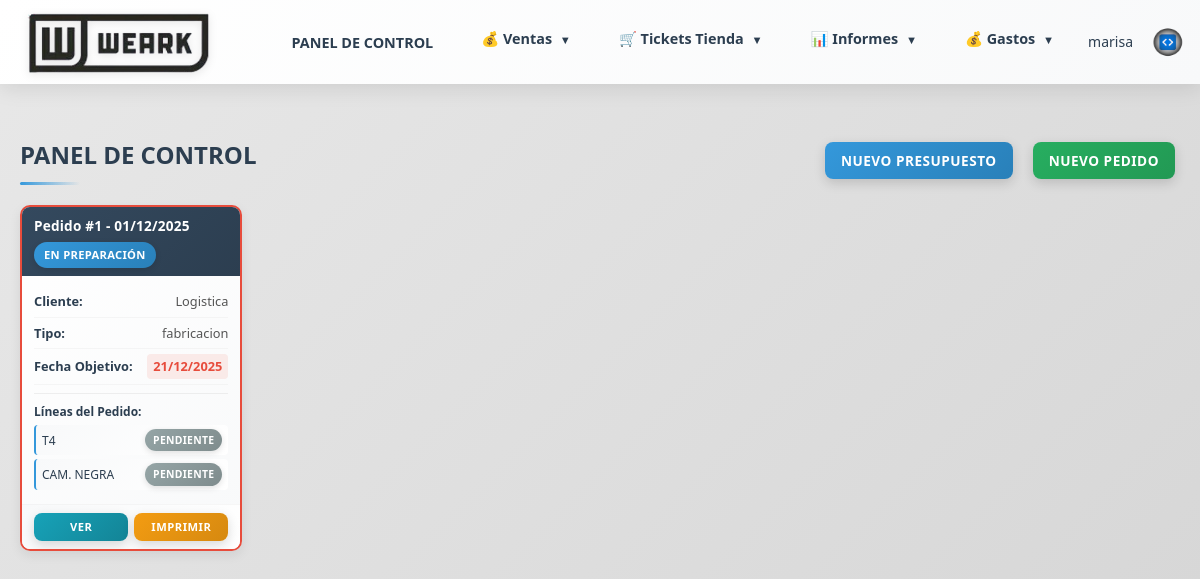
Before: / (signed in) with the older database file.
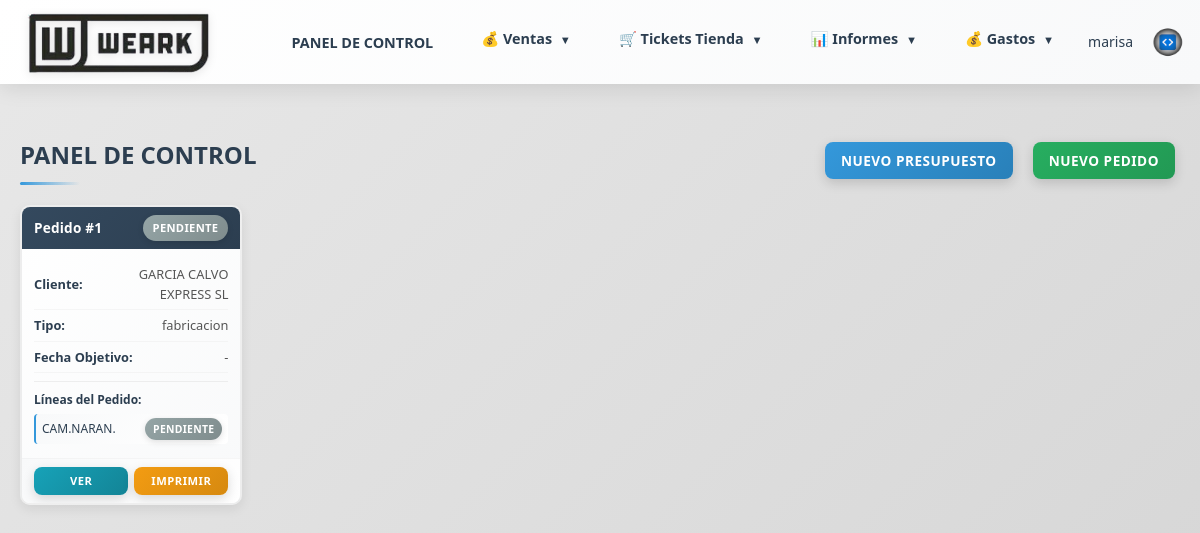
After: the same page with the newer database file.
### models.py (models this page shows, shortened)
class Usuario(db.Model, UserMixin):
    __tablename__ = 'usuarios'
    id = db.Column(db.Integer, primary_key=True)
    usuario = db.Column(db.String(80), nullable=False, unique=True)
    password_hash = db.Column(db.String(255), nullable=False)
    correo = db.Column(db.String(100), nullable=False)
    telefono = db.Column(db.String(50))
    rol = db.Column(db.String(50), nullable=False)  # comercial, administracion, supervisor, usuario
    fecha_creacion = db.Column(db.DateTime, default=datetime.utcnow)
    ultimo_acceso = db.Column(db.DateTime)
    activo = db.Column(db.Boolean, default=True, nullable=False)
    def is_supervisor(self):
        return self.rol == 'supervisor'

class Pedido(db.Model):
    __tablename__ = 'pedidos'
    id = db.Column(db.Integer, primary_key=True)
    comercial_id = db.Column(db.Integer, db.ForeignKey('comerciales.id'), nullable=False)
    cliente_id = db.Column(db.Integer, db.ForeignKey('clientes.id'), nullable=False)
    presupuesto_id = db.Column(db.Integer, db.ForeignKey('presupuestos.id'), nullable=True)  # Presupuesto del que proviene este pedido
    tipo_pedido = db.Column(db.String(50), nullable=False)  # fabricacion, no fabricacion, cliente web
    estado = db.Column(db.String(50), nullable=False, default='Pendiente')  # Pendiente, Diseño, En preparación, Todo listo, Enviado, Entregado al cliente
    forma_pago = db.Column(db.Text)
    seguimiento = db.Column(db.Text)
    imagen_diseno = db.Column(db.String(255))
    imagen_portada = db.Column(db.String(255))  # Imagen de portada (primera página)
    imagen_adicional_1 = db.Column(db.String(255))  # Imagen adicional 1 (segunda página)
    descripcion_imagen_1 = db.Column(db.Text)  # Descripción de imagen adicional 1
    imagen_adicional_2 = db.Column(db.String(255))  # Imagen adicional 2 (segunda página)
    descripcion_imagen_2 = db.Column(db.Text)  # Descripción de imagen adicional 2
    imagen_adicional_3 = db.Column(db.String(255))  # Imagen adicional 3 (segunda página)
    descripcion_imagen_3 = db.Column(db.Text)  # Descripción de imagen adicional 3
    imagen_adicional_4 = db.Column(db.String(255))  # Imagen adicional 4 (segunda página)
    descripcion_imagen_4 = db.Column(db.Text)  # Descripción de imagen adicional 4
    imagen_adicional_5 = db.Column(db.String(255))  # Imagen adicional 5 (segunda página)
    descripcion_imagen_5 = db.Column(db.Text)  # Descripción de imagen adicional 5
    fecha_aceptacion = db.Column(db.Date)
    fecha_objetivo = db.Column(db.Date)  # Fecha objetivo de entrega (calculada automáticamente: 20 días desde aceptación)
    fecha_entrega_trabajo = db.Column(db.Date)
    fecha_envio_taller = db.Column(db.Date)
    fecha_entrega_bordados = db.Column(db.Date)
    fecha_entrega_cliente = db.Column(db.Date)
    fecha_pendiente = db.Column(db.Date)  # Fecha cuando se marcó como Pendiente (usa fecha_creacion si no existe)
    fecha_diseno = db.Column(db.Date)  # Fecha cuando se marcó como Diseño
    fecha_todo_listo = db.Column(db.Date)  # Fecha cuando se marcó como Todo listo
    fecha_enviado = db.Column(db.Date)  # Fecha cuando se marcó como Enviado
    fecha_creacion = db.Column(db.DateTime, default=datetime.utcnow)
    lineas = db.relationship('LineaPedido', backref='pedido', lazy=True, cascade='all, delete-orphan')
    presupuesto = db.relationship('Presupuesto', backref='pedidos', lazy=True)

class Cliente(db.Model, UserMixin):
    __tablename__ = 'clientes'
    id = db.Column(db.Integer, primary_key=True)
    nombre = db.Column(db.String(200), nullable=False)
    alias = db.Column(db.String(200))  # Alias o nombre alternativo
    nif = db.Column(db.String(20))  # NIF/CIF del cliente
    direccion = db.Column(db.Text)
    poblacion = db.Column(db.String(100))  # Población
    provincia = db.Column(db.String(100))  # Provincia
    codigo_postal = db.Column(db.String(10))  # Código Postal
    pais = db.Column(db.String(100), default='España')  # País
    telefono = db.Column(db.String(50))  # Teléfono fijo
    movil = db.Column(db.String(50))  # Teléfono móvil
    email = db.Column(db.String(100))
    categoria = db.Column(db.String(50))  # Categoría: hosteleria, clinica, colegio, emerita, carnaval, transporte, varios
    personas_contacto = db.Column(db.Text)  # Personas de contacto
    anotaciones = db.Column(db.Text)  # Anotaciones adicionales
    usuario_web = db.Column(db.String(80), unique=True, nullable=True)  # Usuario para acceso web
    password_hash = db.Column(db.String(255), nullable=True)  # Contraseña hash
    fecha_creacion = db.Column(db.DateTime, default=datetime.utcnow)
    fecha_alta = db.Column(db.Date)  # Fecha de alta del cliente
    ultimo_acceso = db.Column(db.DateTime)
    comercial_id = db.Column(db.Integer, db.ForeignKey('comerciales.id'), nullable=True)
    comercial = db.relationship('Comercial', backref='clientes_asignados', lazy=True)
    pedidos = db.relationship('Pedido', backref='cliente', lazy=True)
    presupuestos = db.relationship('Presupuesto', backref='cliente', lazy=True)

class LineaPedido(db.Model):
    __tablename__ = 'lineas_pedido'
    id = db.Column(db.Integer, primary_key=True)
    pedido_id = db.Column(db.Integer, db.ForeignKey('pedidos.id'), nullable=False)
    prenda_id = db.Column(db.Integer, db.ForeignKey('prendas.id'), nullable=False)
    nombre = db.Column(db.String(200), nullable=False)  # Mantenido para compatibilidad, no se usa en la UI
    cargo = db.Column(db.String(100))  # Mantenido para compatibilidad, no se usa en la UI
    nombre_mostrar = db.Column(db.String(200), nullable=True)  # Nombre para mostrar al cliente
    cantidad = db.Column(db.Integer, nullable=False, default=1)
    color = db.Column(db.String(50))
    forma = db.Column(db.String(100))
    tipo_manda = db.Column(db.String(100))
    sexo = db.Column(db.String(20))  # Masculino, Femenino, Unisex
    talla = db.Column(db.String(20))
    tejido = db.Column(db.String(100))
    precio_unitario = db.Column(db.Numeric(10, 2), nullable=True)  # Precio unitario de la línea (copiado del presupuesto)
    descuento = db.Column(db.Numeric(5, 2), nullable=False, default=0)  # Porcentaje de descuento (0-100)
    precio_final = db.Column(db.Numeric(10, 2), nullable=True)  # Precio unitario con descuento aplicado
    estado = db.Column(db.String(50), nullable=False, default='pendiente')  # pendiente, en confección, en bordado, listo

class Prenda(db.Model):
    __tablename__ = 'prendas'
    id = db.Column(db.Integer, primary_key=True)
    nombre = db.Column(db.String(200), nullable=False)
    tipo = db.Column(db.String(50), nullable=False)  # pantalon, camisa, zapato, camiseta, etc.
    precio_coste = db.Column(db.Numeric(10, 2), nullable=False, default=0)  # Precio de coste
    precio_venta = db.Column(db.Numeric(10, 2), nullable=False, default=0)  # Precio de venta
    lineas_pedido = db.relationship('LineaPedido', backref='prenda', lazy=True)
    lineas_presupuesto = db.relationship('LineaPresupuesto', backref='prenda', lazy=True)

### routes/index.py (the view)
@index_bp.route('/')
@login_required
def index():
    try:
        from sqlalchemy.orm import joinedload
        from models import LineaPedido
        pedidos = Pedido.query.filter(
            Pedido.estado != 'Entregado al cliente'
        ).options(
            joinedload(Pedido.cliente),
            joinedload(Pedido.lineas).joinedload(LineaPedido.prenda)
        ).all()
        hoy = datetime.now().date()
        for pedido in pedidos:
            if pedido.fecha_aceptacion and not pedido.fecha_objetivo:
                pedido.fecha_objetivo = pedido.fecha_aceptacion + timedelta(days=20)
            if pedido.fecha_objetivo:
                dias_restantes = (pedido.fecha_objetivo - hoy).days
                if dias_restantes <= 5:
                    pedido.fecha_class = 'urgente'
                elif dias_restantes <= 10:
                    pedido.fecha_class = 'proxima'
                else:
                    pedido.fecha_class = 'ok'
            else:
                pedido.fecha_class = ''
        pedidos.sort(key=lambda p: (
            p.fecha_objetivo if p.fecha_objetivo else datetime.max.date(),
            p.fecha_aceptacion if p.fecha_aceptacion else datetime.max.date()
        ))
        return render_template('index.html', pedidos=pedidos)
    except Exception as e:
        import traceback
        error_msg = f"Error en index: {str(e)}\n{traceback.format_exc()}"
        print(error_msg)
        flash(f'Error al cargar el panel de control: {str(e)}', 'error')
        return render_template('index.html', pedidos=[])

### app.py (called while the page is built)
@login_manager.user_loader
def load_user(user_id):
    from models import Usuario, Cliente
    if user_id.startswith('cliente_'):
        cliente_id = int(user_id.replace('cliente_', ''))
        cliente = Cliente.query.get(cliente_id)
        if cliente and cliente.tiene_acceso_web():
            return cliente
        return None
    else:
        return Usuario.query.get(int(user_id))

### templates/index.html (shortened to what this page needs)
{% extends "base.html" %}
{% block content %}
<div style="display: flex; align-items: center; justify-content: space-between; margin-bottom: 20px; flex-wrap: wrap; gap: 15px;">
    <h2 style="font-size: 1.5rem; margin: 0;">PANEL DE CONTROL</h2>
    <div style="display: flex; gap: 10px; flex-wrap: wrap;">
        <a href="{{ url_for('presupuestos.nuevo_presupuesto') }}" class="btn btn-primary" style="padding: 8px 16px; font-size: 0.85rem;">Nuevo Presupuesto</a>
        <a href="{{ url_for('pedidos.nuevo_pedido') }}" class="btn btn-success" style="padding: 8px 16px; font-size: 0.85rem;">Nuevo Pedido</a>
    </div>
</div>
{% if pedidos %}
<div class="pedidos-grid">
    {% for pedido in pedidos %}
    <div class="pedido-card {% if pedido.fecha_class %}pedido-{{ pedido.fecha_class }}{% endif %}">
        <div class="pedido-card-header">
            <div class="pedido-id">
                Pedido #{{ pedido.id }}{% if pedido.fecha_aceptacion %} - {{ pedido.fecha_aceptacion.strftime('%d/%m/%Y') }}{% endif %}
            </div>
            <span class="badge badge-estado-{{ pedido.estado.lower()|replace(' ', '-')|replace('ó', 'o')|replace('í', 'i')|replace('é', 'e') }}">{{ pedido.estado }}</span>
        </div>
        <div class="pedido-card-body">
            <div class="pedido-info-item">
                <strong>Cliente:</strong>
                <span>{{ pedido.cliente.nombre if pedido.cliente else 'N/A' }}</span>
            </div>
            <div class="pedido-info-item">
                <strong>Tipo:</strong>
                <span>{{ pedido.tipo_pedido }}</span>
            </div>
            <div class="pedido-info-item">
                <strong>Fecha Objetivo:</strong>
                <span>
                    {% if pedido.fecha_objetivo %}
                        <span class="fecha-objetivo {{ pedido.fecha_class }}">
                            {{ pedido.fecha_objetivo.strftime('%d/%m/%Y') }}
                        </span>
                    {% else %}
                        -
                    {% endif %}
                </span>
            </div>
            {% if pedido.lineas %}
            <div class="pedido-lineas-container">
                <strong>Líneas del Pedido:</strong>
                <ul class="pedido-lineas-list">
                    {% for linea in pedido.lineas %}
                    <li class="linea-item">
                        <span class="linea-nombre">{{ linea.prenda.nombre if linea.prenda else 'N/A' }}</span>
                        <span class="badge badge-estado-linea badge-estado-{{ linea.estado.lower()|replace(' ', '-')|replace('ó', 'o')|replace('í', 'i')|replace('é', 'e') }}">{{ linea.estado }}</span>
                    </li>
                    {% endfor %}
                </ul>
            </div>
            {% endif %}
        </div>
        <div class="pedido-card-actions">
            <a href="{{ url_for('pedidos.ver_pedido', pedido_id=pedido.id) }}" class="btn btn-info">Ver</a>
            <a href="{{ url_for('pedidos.imprimir_pedido', pedido_id=pedido.id) }}" class="btn btn-warning" target="_blank">Imprimir</a>
        </div>
    </div>
    {% endfor %}
</div>
{% else %}
<p>No hay pedidos registrados. <a href="{{ url_for('pedidos.nuevo_pedido') }}">Crear primer pedido</a></p>
{% endif %}
{% endblock %}

### templates/base.html (shortened to what this page needs)
<!DOCTYPE html>
<html lang="es">
<head>
    <link rel="stylesheet" href="{{ url_for('static', filename='css/style.css') }}">
</head>
<body>
    <header>
        <div class="container header-wrapper">
            <a href="{{ url_for('index.index') }}" style="text-decoration: none; display: flex; align-items: center;">
                <img src="{{ url_for('static', filename='logo_base.png') }}" alt="Logo" class="header-logo">
            </a>
            <nav id="mainNav">
                {% if current_user.is_authenticated %}
                    <a href="{{ url_for('index.index') }}">PANEL DE CONTROL</a>
                    <div class="dropdown">
                        <a href="#" class="dropdown-toggle">💰 Ventas <span class="dropdown-arrow">▼</span></a>
                    </div>
                    <div class="dropdown">
                        <a href="#" class="dropdown-toggle">🛒 Tickets Tienda <span class="dropdown-arrow">▼</span></a>
                    </div>
                    <div class="dropdown">
                        <a href="#" class="dropdown-toggle">📊 Informes <span class="dropdown-arrow">▼</span></a>
                    </div>
                    <div class="dropdown">
                        <a href="#" class="dropdown-toggle">💰 Gastos <span class="dropdown-arrow">▼</span></a>
                    </div>
                    <div class="user-menu">
                        <span class="user-name">{{ current_user.usuario }}</span>
                        <a href="{{ url_for('auth.logout') }}" class="logout-btn-circle" title="Cerrar Sesión">
                            <img src="{{ url_for('static', filename='logo_jm.png') }}" alt="Cerrar Sesión" style="width: 100%; height: 100%; object-fit: contain;">
                        </a>
                    </div>
                {% endif %}
            </nav>
        </div>
    </header>
    <div class="container">
        {% block content %}{% endblock %}
    </div>
</body>
</html>

Changed rows visible on the page:
removed LineaPedido: prenda "T4", estado "PENDIENTE"
changed Pedido "fabricacion": estado "EN PREPARACIÓN" → "PENDIENTE"; cliente "Logistica" → "GARCIA CALVO EXPRESS SL"; fecha_aceptacion "01/12/2025" → (not shown); fecha_objetivo "21/12/2025" → (not shown); now shows "-"
changed LineaPedido "PENDIENTE": prenda "CAM. NEGRA" → "CAM.NARAN."
